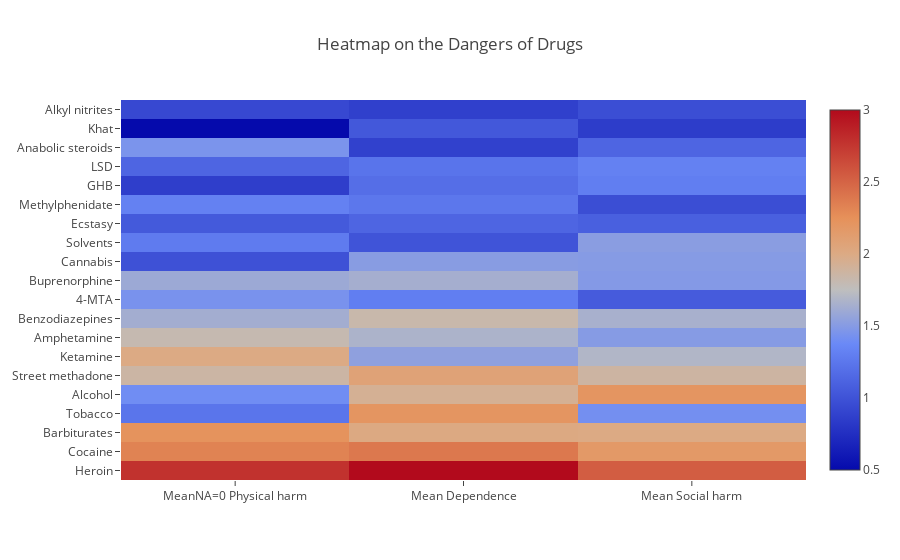

Notebook code for this chart:
### Code cell
data = go.Heatmap(z=drugs.loc[:, drugs.columns.isin(["MeanNA=0 Physical harm", "Mean Dependence", "Mean Social harm"])].values.tolist(),
                 y=drugs["Drug"], x = ["MeanNA=0 Physical harm", "Mean Dependence", "Mean Social harm"], colorscale="RdBu")
traces = [data]

xaxis_template = dict(title = "")
yaxis_template = dict(automargin = True)


layout = go.Layout(title = "Heatmap on the Dangers of Drugs", xaxis = xaxis_template, yaxis = yaxis_template)
fig = go.Figure(data=traces, layout = layout)
iplot(fig)

### Figure 1 — Plotly figure (JSON) as saved in the notebook; plotly's stock layout.template omitted (floating-point values rounded to 4 significant figures)
{"data": [{"colorscale": "RdBu", "type": "heatmap", "uid": "cd18de5b-42b0-4f78-905d-a207ca0d9507", "x": ["MeanNA=0 Physical harm", "Mean Dependence", "Mean Social harm"], "y": ["Heroin", "Cocaine", "Barbiturates", "Tobacco", "Alcohol", "Street methadone", "Ketamine", "Amphetamine", "Benzodiazepines", "4-MTA", "Buprenorphine", "Cannabis", "Solvents", "Ecstasy", "Methylphenidate", "GHB", "LSD", "Anabolic steroids", "Khat", "Alkyl nitrites"], "z": [[2.78, 3, 2.54], [2.33, 2.39, 2.17], [2.23, 2.01, 2], [1.24, 2.21, 1.42], [1.4, 1.93, 2.21], [1.86, 2.08, 1.87], [2, 1.54, 1.69], [1.81, 1.67, 1.5], [1.63, 1.83, 1.65], [1.44, 1.3, 1.06], [1.6, 1.64, 1.49], [0.99, 1.51, 1.5], [1.28, 1.01, 1.52], [1.05, 1.13, 1.09], [1.32, 1.25, 0.97], [0.86, 1.19, 1.3], [1.13, 1.23, 1.32], [1.45, 0.88, 1.13], [0.5, 1.04, 0.85], [0.93, 0.87, 0.97]]}], "layout": {"title": {"text": "Heatmap on the Dangers of Drugs"}, "xaxis": {"title": {"text": ""}}, "yaxis": {"automargin": true}}}
